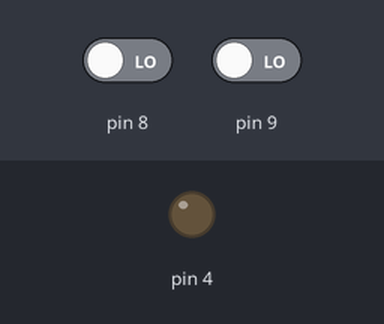
The sketch below on a simulated Arduino Uno, built with avr-gcc and run on an emulated ATmega328P. Shown: output pins drawn as LEDs (lit = HIGH). The test bench sets the inputs (shaded band); at power-on: pin 8 LOW, pin 9 LOW.

Above: at 1.2 s.
1.3 s: pin 8 driven HIGH
At 2.3 s:
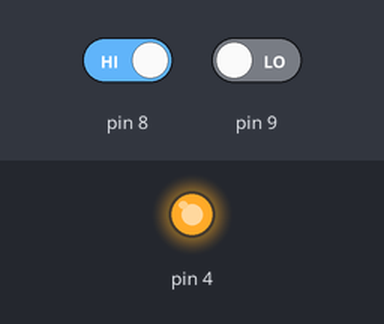
2.8 s: pin 8 driven LOW
At 3.4 s:
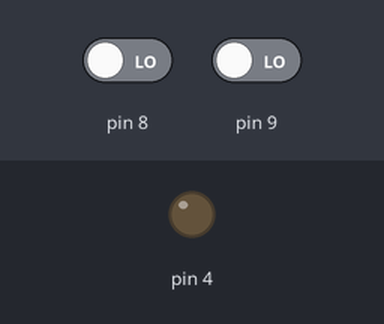
4.3 s: pin 9 driven HIGH
At 4.6 s:
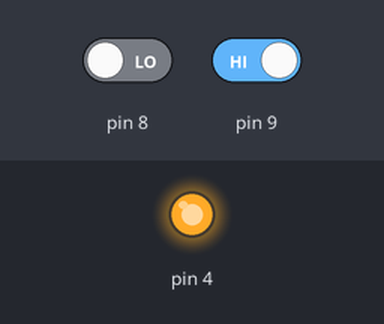
Timing chart, 0 to 7.3 s (numbered marks = the images above; inputs shaded):
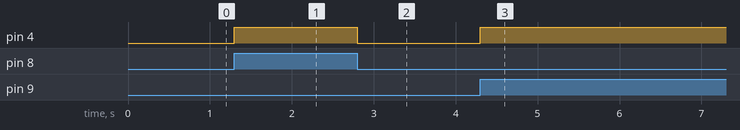

The sketch:

XOR.ino
```cpp
byte a;
byte b;
void setup() {
  // put your setup code here, to run once:

  pinMode(8, INPUT);
  pinMode(9, INPUT);
  pinMode(4, OUTPUT);

}

void loop() {
  // put your main code here, to run repeatedly:
  a = digitalRead(8);
  b = digitalRead(9);
  digitalWrite(4, a ^ b);
}
```

Measured:
- after the input at 1.3 s, pin 4: LOW → HIGH at once
- after the input at 2.8 s, pin 4: HIGH → LOW at once
- after the input at 4.3 s, pin 4: LOW → HIGH at once
